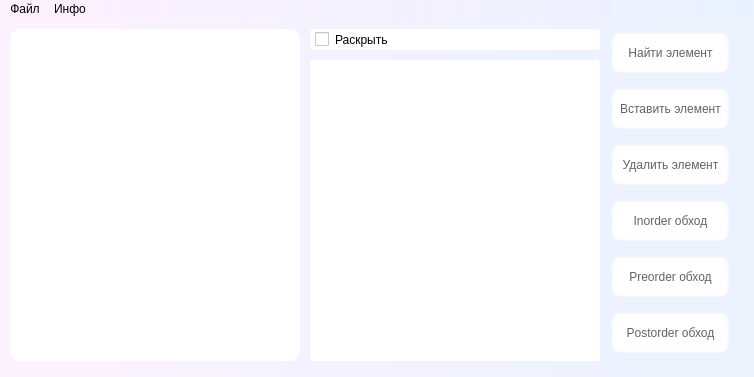
<?xml version="1.0" encoding="UTF-8"?>
<ui version="4.0">
 <class>MainWindow</class>
 <widget class="QMainWindow" name="MainWindow">
  <property name="geometry">
   <rect>
    <x>0</x>
    <y>0</y>
    <width>754</width>
    <height>377</height>
   </rect>
  </property>
  <property name="minimumSize">
   <size>
    <width>650</width>
    <height>350</height>
   </size>
  </property>
  <property name="sizeIncrement">
   <size>
    <width>0</width>
    <height>0</height>
   </size>
  </property>
  <property name="baseSize">
   <size>
    <width>0</width>
    <height>0</height>
   </size>
  </property>
  <property name="windowTitle">
   <string>BTSearcher</string>
  </property>
  <property name="windowIcon">
   <iconset resource="res.qrc">
    <normaloff>:/res/icon/app_icon.png</normaloff>:/res/icon/app_icon.png</iconset>
  </property>
  <property name="autoFillBackground">
   <bool>false</bool>
  </property>
  <property name="styleSheet">
   <string notr="true">QMainWindow {
	font: 9pt &quot;Montserrat&quot;;
	background-color: qlineargradient(spread:pad, x1:0, y1:0, x2:1, y2:0, stop:0 rgba(253, 238, 255, 150), stop:1 rgba(229, 241, 255, 150));
}

QPushButton {
	font: 700 8pt &quot;Montserrat&quot;;
	color: rgb(95, 99, 104);
        background-color: rgb(255, 255, 255);
	border-style: outset;
	border-width: 5px;
	border-radius: 10px;
	border-color: rgba(255, 225, 255, 30);
	padding: 10px 5px 10px 5px;
}
QPushButton:hover {
    background-color: rgb(239, 239, 239);
}
QPushButton:pressed {
    background-color: rgb(228, 227, 231);
}
</string>
  </property>
  <property name="animated">
   <bool>true</bool>
  </property>
  <property name="documentMode">
   <bool>true</bool>
  </property>
  <property name="dockNestingEnabled">
   <bool>false</bool>
  </property>
  <widget class="QWidget" name="centralwidget">
   <property name="baseSize">
    <size>
     <width>0</width>
     <height>0</height>
    </size>
   </property>
   <widget class="QWidget" name="horizontalLayoutWidget">
    <property name="geometry">
     <rect>
      <x>0</x>
      <y>0</y>
      <width>741</width>
      <height>352</height>
     </rect>
    </property>
    <layout class="QHBoxLayout" name="horizontalLayout">
     <property name="spacing">
      <number>10</number>
     </property>
     <property name="leftMargin">
      <number>10</number>
     </property>
     <property name="topMargin">
      <number>10</number>
     </property>
     <property name="rightMargin">
      <number>10</number>
     </property>
     <property name="bottomMargin">
      <number>10</number>
     </property>
     <item>
      <widget class="QTextEdit" name="consoleOutput">
       <property name="whatsThis">
        <string>console</string>
       </property>
       <property name="styleSheet">
        <string notr="true">QTextEdit {
background-color: rgb(255, 255, 255);
border-radius: 10px;
padding: 5px 5px 5px 5px;
font: 8pt &quot;Montserrat&quot;;
}

QScrollBar:vertical {}
</string>
       </property>
       <property name="verticalScrollBarPolicy">
        <enum>Qt::ScrollBarAsNeeded</enum>
       </property>
       <property name="horizontalScrollBarPolicy">
        <enum>Qt::ScrollBarAlwaysOff</enum>
       </property>
       <property name="documentTitle">
        <string comment="console"/>
       </property>
       <property name="readOnly">
        <bool>true</bool>
       </property>
       <property name="html">
        <string>&lt;!DOCTYPE HTML PUBLIC &quot;-//W3C//DTD HTML 4.0//EN&quot; &quot;http://www.w3.org/TR/REC-html40/strict.dtd&quot;&gt;
&lt;html&gt;&lt;head&gt;&lt;meta name=&quot;qrichtext&quot; content=&quot;1&quot; /&gt;&lt;meta charset=&quot;utf-8&quot; /&gt;&lt;style type=&quot;text/css&quot;&gt;
p, li { white-space: pre-wrap; }
&lt;/style&gt;&lt;/head&gt;&lt;body style=&quot; font-family:'Montserrat'; font-size:8pt; font-weight:400; font-style:normal;&quot;&gt;
&lt;p style=&quot;-qt-paragraph-type:empty; margin-top:0px; margin-bottom:0px; margin-left:0px; margin-right:0px; -qt-block-indent:0; text-indent:0px; -qt-user-state:131073; font-family:'Segoe UI'; font-size:9pt;&quot;&gt;&lt;br /&gt;&lt;/p&gt;&lt;/body&gt;&lt;/html&gt;</string>
       </property>
      </widget>
     </item>
     <item>
      <layout class="QVBoxLayout" name="verticalLayout_2">
       <item>
        <widget class="QCheckBox" name="checkBox">
         <property name="styleSheet">
          <string notr="true">background-color: rgb(255, 255, 255);
border-radius: 3px;
padding: 3px 5px 3px 5px;
</string>
         </property>
         <property name="text">
          <string>Раскрыть</string>
         </property>
        </widget>
       </item>
       <item>
        <widget class="QTreeWidget" name="treeWidget">
         <property name="layoutDirection">
          <enum>Qt::LeftToRight</enum>
         </property>
         <property name="autoFillBackground">
          <bool>false</bool>
         </property>
         <property name="styleSheet">
          <string notr="true">background-color: rgb(255, 255, 255);
border-radius: 3px;</string>
         </property>
         <property name="horizontalScrollBarPolicy">
          <enum>Qt::ScrollBarAsNeeded</enum>
         </property>
         <property name="sizeAdjustPolicy">
          <enum>QAbstractScrollArea::AdjustIgnored</enum>
         </property>
         <property name="horizontalScrollMode">
          <enum>QAbstractItemView::ScrollPerItem</enum>
         </property>
         <property name="allColumnsShowFocus">
          <bool>false</bool>
         </property>
         <attribute name="headerVisible">
          <bool>false</bool>
         </attribute>
         <column>
          <property name="text">
           <string>Дерево</string>
          </property>
          <property name="background">
           <color>
            <red>179</red>
            <green>179</green>
            <blue>179</blue>
           </color>
          </property>
          <property name="foreground">
           <brush brushstyle="NoBrush">
            <color alpha="255">
             <red>0</red>
             <green>0</green>
             <blue>0</blue>
            </color>
           </brush>
          </property>
         </column>
        </widget>
       </item>
      </layout>
     </item>
     <item>
      <layout class="QVBoxLayout" name="buttonLayout">
       <item>
        <widget class="QPushButton" name="searchInThree">
         <property name="styleSheet">
          <string notr="true"/>
         </property>
         <property name="text">
          <string>Найти элемент</string>
         </property>
         <property name="autoDefault">
          <bool>false</bool>
         </property>
        </widget>
       </item>
       <item>
        <widget class="QPushButton" name="insertInThree">
         <property name="styleSheet">
          <string notr="true"/>
         </property>
         <property name="text">
          <string>Вставить элемент</string>
         </property>
        </widget>
       </item>
       <item>
        <widget class="QPushButton" name="deleteInThree">
         <property name="styleSheet">
          <string notr="true"/>
         </property>
         <property name="text">
          <string>Удалить элемент</string>
         </property>
        </widget>
       </item>
       <item>
        <widget class="QPushButton" name="inorder">
         <property name="styleSheet">
          <string notr="true"/>
         </property>
         <property name="text">
          <string>Inorder обход</string>
         </property>
         <property name="autoDefault">
          <bool>false</bool>
         </property>
        </widget>
       </item>
       <item>
        <widget class="QPushButton" name="preorder">
         <property name="styleSheet">
          <string notr="true"/>
         </property>
         <property name="text">
          <string>Preorder обход</string>
         </property>
        </widget>
       </item>
       <item>
        <widget class="QPushButton" name="postorder">
         <property name="styleSheet">
          <string notr="true"/>
         </property>
         <property name="text">
          <string>Postorder обход</string>
         </property>
        </widget>
       </item>
      </layout>
     </item>
    </layout>
   </widget>
  </widget>
  <widget class="QMenuBar" name="menubar">
   <property name="enabled">
    <bool>true</bool>
   </property>
   <property name="geometry">
    <rect>
     <x>0</x>
     <y>0</y>
     <width>754</width>
     <height>26</height>
    </rect>
   </property>
   <property name="styleSheet">
    <string notr="true">QMenuBar {
background-color: qlineargradient(spread:pad, x1:0, y1:0, x2:1, y2:0, stop:0 rgba(253, 238, 255, 150), stop:1 rgba(229, 241, 255, 100));

}

QMenu {
	border: 1px solid ;
	border-color: rgb(241, 241, 237);
	background-color: rgb(255, 255, 255);
}

QMenu::item::selected {
	background-color: rgba(232, 232, 232, 200);
	color: rgb(67, 67, 67)
}</string>
   </property>
   <widget class="QMenu" name="menufile">
    <property name="styleSheet">
     <string notr="true"/>
    </property>
    <property name="title">
     <string>Файл</string>
    </property>
    <addaction name="new_file"/>
    <addaction name="openFile"/>
    <addaction name="saveAs"/>
   </widget>
   <widget class="QMenu" name="info">
    <property name="styleSheet">
     <string notr="true"/>
    </property>
    <property name="title">
     <string>Инфо</string>
    </property>
    <addaction name="about"/>
   </widget>
   <addaction name="menufile"/>
   <addaction name="info"/>
  </widget>
  <action name="openFile">
   <property name="checkable">
    <bool>true</bool>
   </property>
   <property name="icon">
    <iconset resource="res.qrc">
     <normaloff>:/res/icon/open.png</normaloff>:/res/icon/open.png</iconset>
   </property>
   <property name="text">
    <string>Открыть</string>
   </property>
  </action>
  <action name="saveAs">
   <property name="checkable">
    <bool>true</bool>
   </property>
   <property name="icon">
    <iconset resource="res.qrc">
     <normaloff>:/res/icon/saveAs.png</normaloff>:/res/icon/saveAs.png</iconset>
   </property>
   <property name="text">
    <string>Сохранить как</string>
   </property>
  </action>
  <action name="about">
   <property name="checkable">
    <bool>true</bool>
   </property>
   <property name="icon">
    <iconset resource="res.qrc">
     <normaloff>:/res/icon/info.png</normaloff>:/res/icon/info.png</iconset>
   </property>
   <property name="text">
    <string>О программе</string>
   </property>
  </action>
  <action name="new_file">
   <property name="checkable">
    <bool>true</bool>
   </property>
   <property name="icon">
    <iconset resource="res.qrc">
     <normaloff>:/res/icon/new_file_.png</normaloff>:/res/icon/new_file_.png</iconset>
   </property>
   <property name="text">
    <string>Новый файл</string>
   </property>
  </action>
 </widget>
 <resources>
  <include location="res.qrc"/>
 </resources>
 <connections/>
</ui>
